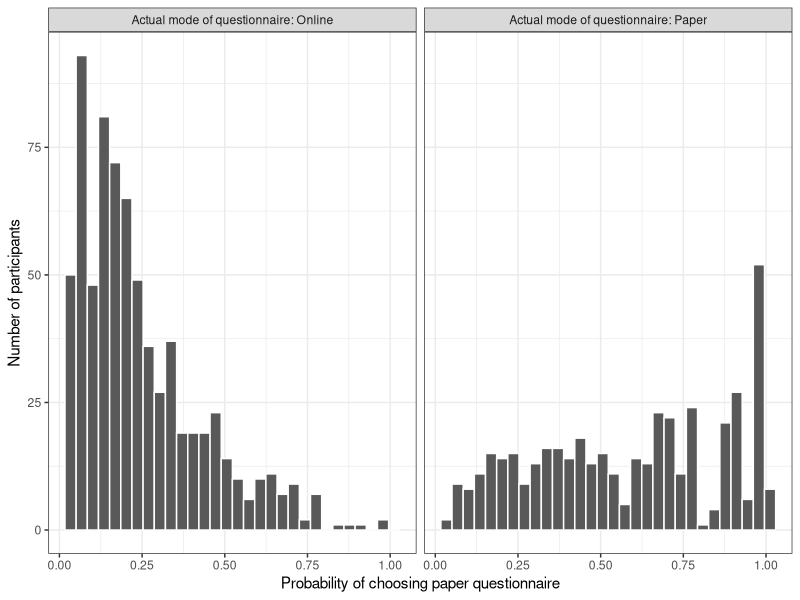

The R source for this figure:

# 2017-03-08
# Calculate propensity score for social contact survey
# Treatment - Paper questionnaire
# Control - Online questionnaire
# https://stanford.edu/~ejdemyr/r-tutorials-archive/tutorial8.html

rm(list=ls());
library(MatchIt);
library(dplyr);
library(ggplot2);
library(MASS);

# 1. data
dataTable = read.csv('regrTable.csv',header = TRUE,stringsAsFactors = FALSE);
ageWeights = read.csv('age_census_weights.csv',header=TRUE,stringsAsFactors = FALSE);
dataTable = merge(dataTable,ageWeights,by.x='participant_code',by.y='participant_code');
# mode of survey: paper = 1, online = 0;
dataTable$mode_survey[dataTable$mode_survey==2]=0;
# gender: male = 0; female = 1
dataTable$gender = dataTable$gender-1;
# age:0-10, 11-20, 21-40, 41-65, >65
dataTable$age_or_mid_range = findInterval(dataTable$age_or_mid_range,c(-1,10,20,40,65,101),left.open = TRUE);
dataTable$age_or_mid_range = factor(dataTable$age_or_mid_range,labels = c('0-10','11-19','21-40','41-65','>65'));
# weekday/weekend: weekday = 0, weekend = 1
dataTable$actual_week_day[dataTable$actual_week_day %in% 1:5] = 0;
dataTable$actual_week_day[dataTable$actual_week_day %in% 6:7] = 1;
# household size: continuous 
dataTable$num_usual_contacts = dataTable$num_usual_contacts + 1;
# education: primary or below, secondary, post-secondary, unknown
dataTable$edu[dataTable$edu>10]=999;
dataTable$edu = factor(dataTable$edu,labels = c('primary','secondary','postsec','unknown'));
# income level
dataTable$income_mid_range[dataTable$income_mid_range %in% 1:2] = 0;
dataTable$income_mid_range[dataTable$income_mid_range %in% 3:4] = 1;
dataTable$income_mid_range[dataTable$income_mid_range %in% 5:7] = 2;
dataTable$income_mid_range[dataTable$income_mid_range %in% 8:11] = 3;
dataTable$income_mid_range[dataTable$income_mid_range>100] = 4;
dataTable$income_mid_range = factor(dataTable$income_mid_range,labels = c('<10k','10-19k','20-39k','>=40k','unknown'));

# 2. Propensity score estimation
# glm regression
dataTable$houseSize = findInterval(dataTable$num_usual_contacts,c(0,1,2,3,4),left.open = TRUE);
dataTable$houseSize = factor(dataTable$houseSize,labels = c('1','2','3','4','>=5'));
estPS = glm(mode_survey~gender+age_or_mid_range+actual_week_day+houseSize+edu+income_mid_range,
            family = binomial(),data = dataTable);
summary(estPS)
estPSCI = cbind(Estimate = coef(estPS), confint(estPS))
round(exp(estPSCI),digits=3)

# predict of propensity score
predPS = data.frame(participant_code = dataTable$participant_code,
                    mode_survey = dataTable$mode_survey,
                    pred_ps = predict(estPS,type = 'response'));
# examine the distribution of propensity score
labs <- paste("Actual mode of questionnaire:", c("Paper", "Online"))
predPS %>%
  mutate(mode_survey = ifelse(mode_survey == 1, labs[1], labs[2])) %>%
  ggplot(aes(x = pred_ps)) +
  geom_histogram(color = "white") +
  facet_wrap(~mode_survey) +
  xlab("Probability of choosing paper questionnaire") +
  ylab("Number of participants")+
  theme_bw()

# 3. Matching algorithm
matchData = matchit(mode_survey~gender+age_or_mid_range+actual_week_day+num_usual_contacts+edu+income_mid_range,
                    method = 'nearest',data = dataTable);
matchDataTab = match.data(matchData);
write.csv(matchDataTab,'regrTab_matchedPS.csv',row.names = FALSE);
# demographics of the matched sample
table(matchDataTab$gender)
table(matchDataTab$age_or_mid_range)
table(matchDataTab$actual_week_day)
table(matchDataTab$num_usual_contacts)
table(matchDataTab$edu)
table(matchDataTab$income_mid_range)
table(matchDataTab$mode_survey)

# 4. Demographics in PS-matched samples: standard difference
matChar = c('original','matched');
bsChar = c('gender','age_or_mid_range','actual_week_day','houseSize','edu','income_mid_range');
bsBinary = c('gender','actual_week_day');
bsDichron = c('age_or_mid_range','houseSize','edu','income_mid_range');

for(iiMatch in matChar){
  if(iiMatch=='original'){
    iiDataTab = dataTable;
  }
  else{
    iiDataTab = matchDataTab;
  }
  rec = data.frame(covar=NA,std_diff=NA);
  for(iiFac in bsChar){
    if(iiFac %in% bsBinary){
      pTr = sum(iiDataTab[iiDataTab$mode_survey==1,iiFac])/length(iiDataTab[iiDataTab$mode_survey==1,iiFac]);
      pCtrl = sum(iiDataTab[iiDataTab$mode_survey==0,iiFac])/length(iiDataTab[iiDataTab$mode_survey==0,iiFac]);
      stdDiff = 100*(pTr-pCtrl)/sqrt((pTr*(1-pTr)+pCtrl*(1-pCtrl))/2);
      rec = rbind(rec,data.frame(covar=iiFac,std_diff=stdDiff));
    }
    else if (iiFac %in% bsDichron){
      pTr = as.numeric(table(iiDataTab[iiDataTab$mode_survey==1,iiFac])/length(iiDataTab[iiDataTab$mode_survey==1,iiFac]));
      pCtrl = as.numeric(table(iiDataTab[iiDataTab$mode_survey==0,iiFac])/length(iiDataTab[matchDataTab$mode_survey==0,iiFac]));
      pTr = pTr[2:length(pTr)];
      pCtrl = pCtrl[2:length(pCtrl)];
      covMatr = matrix(NA,nrow=length(pTr),ncol=length(pCtrl));
      for(iiTr in 1:length(pTr)){
        for(iiCtrl in 1:length(pCtrl)){
          if(iiTr==iiCtrl){
            covMatr[iiTr,iiCtrl] = (pTr[iiTr]*(1-pTr[iiTr])+pCtrl[iiCtrl]*(1-pCtrl[iiCtrl]))/2;
          }
          else{
            covMatr[iiTr,iiCtrl] = (pTr[iiTr]*pTr[iiCtrl]+pCtrl[iiTr]*pCtrl[iiCtrl])/2;
          }
        }
      }
      stdDiff = 100*sqrt(((pTr-pCtrl)%*%covMatr)%*%t(t(pTr-pCtrl)));
      rec = rbind(rec,data.frame(covar=rep(iiFac,length(stdDiff)),std_diff=stdDiff));
    }
    else if (iiFac %in% bsContin){
      mTr = mean(iiDataTab[iiDataTab$mode_survey==1,iiFac]);
      varTr = var(iiDataTab[iiDataTab$mode_survey==1,iiFac]);
      mCtrl = mean(iiDataTab[iiDataTab$mode_survey==0,iiFac]);
      varCtrl = var(iiDataTab[iiDataTab$mode_survey==0,iiFac]);
      stdDiff = 100*(mTr-mCtrl)/sqrt((varTr+varCtrl)/2);
      rec = rbind(rec,data.frame(covar=iiFac,std_diff=stdDiff));
    }
  }
  rec = rec[2:length(rec[,1]),];
  if(iiMatch=='original'){
    overallRec = rec;
  }
  else{
    overallRec = cbind(overallRec,rec);
  }
}
print(overallRec)

# 5. Examining covariate balance in the matched sample
# Estimating treatment effects
# i.e. the effect of choice of paper/online questionnaire on the number of reported contacts
# Matched samples
matchedNB = glm.nb(num_diary_contact~gender+age_or_mid_range+actual_week_day+num_usual_contacts+edu+income_mid_range+mode_survey,
                   data = matchDataTab,
                   weights = matchDataTab$age_weights);
summary(matchedNB)
matchedNBCI = cbind(Estimate = coef(matchedNB), confint(matchedNB));
expcoeff = round(exp(matchedNBCI),digits=3);
expcoeff


# Original samples
originalNB = glm.nb(num_diary_contact~gender+age_or_mid_range+actual_week_day+num_usual_contacts+edu+income_mid_range+mode_survey,
                    data = dataTable,
                    weights = dataTable$age_weights);
summary(originalNB)
originalNBCI = cbind(Estimate = coef(originalNB), confint(originalNB))
expcoeff = round(exp(originalNBCI),digits=3);
expcoeff

# 5. Inverse Probability of Treatment Weighting
predPS = cbind(predPS,
               data.frame(inv_ps_paper = 1/predPS$pred_ps,
                          inv_ps_online = 1/(1-predPS$pred_ps),
                          IPTW = predPS$mode_survey/predPS$pred_ps + (1-predPS$mode_survey)/(1-predPS$pred_ps)));
predPS = cbind(predPS,
               data.frame(PT = 1/predPS$IPTW));
write.csv(predPS,'predicted_propensity_score.csv',row.names = FALSE);
